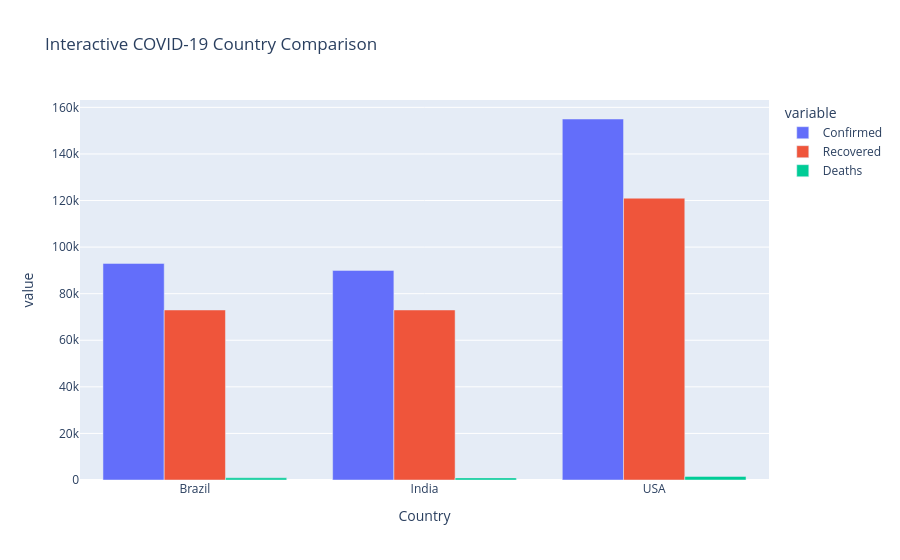
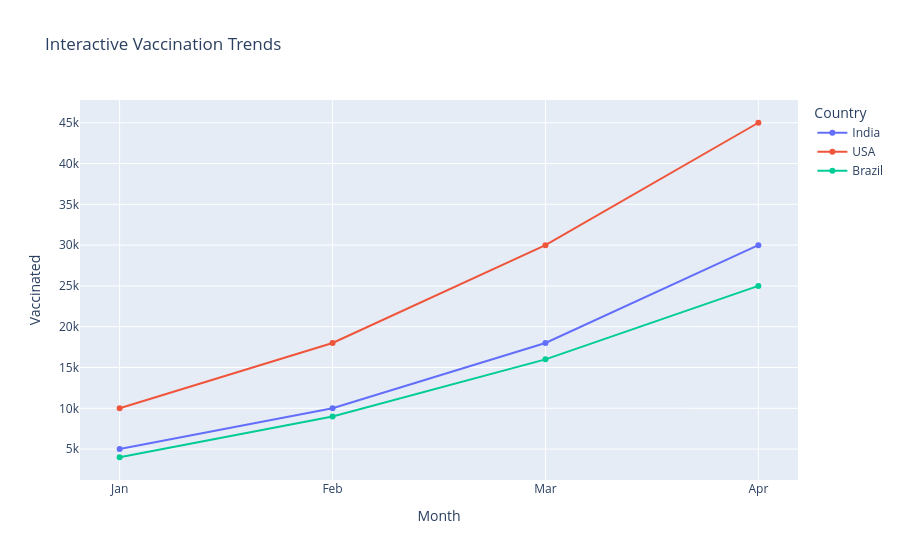

The notebook cell saved with these charts, in order:
### Code cell
import pandas as pd
import numpy as np
import matplotlib.pyplot as plt
import seaborn as sns
import plotly.express as px

# Create sample COVID-19 dataset
data = {
    "Country": [
        "India", "India", "India", "India",
        "USA", "USA", "USA", "USA",
        "Brazil", "Brazil", "Brazil", "Brazil"
    ],
    "Month": [
        "Jan", "Feb", "Mar", "Apr",
        "Jan", "Feb", "Mar", "Apr",
        "Jan", "Feb", "Mar", "Apr"
    ],
    "Confirmed": [
        10000, 15000, 25000, 40000,
        20000, 30000, 45000, 60000,
        12000, 18000, 28000, 35000
    ],
    "Recovered": [
        8000, 12000, 20000, 33000,
        15000, 23000, 35000, 48000,
        9000, 14000, 22000, 28000
    ],
    "Deaths": [
        100, 150, 250, 400,
        200, 300, 450, 600,
        120, 180, 280, 350
    ],
    "Vaccinated": [
        5000, 10000, 18000, 30000,
        10000, 18000, 30000, 45000,
        4000, 9000, 16000, 25000
    ]
}

df = pd.DataFrame(data)

# Calculate active cases
df["Active"] = df["Confirmed"] - df["Recovered"] - df["Deaths"]

# Display dataset
print("COVID-19 Dataset")
print(df.head())

# Country-wise statistics
country_data = df.groupby("Country")[
    ["Confirmed", "Recovered", "Deaths", "Vaccinated", "Active"]
].sum()

print("\nCountry-wise Statistics")
print(country_data)

# 1. Confirmed cases by country
country_data["Confirmed"].plot(
    kind="bar", figsize=(8, 5), title="Confirmed Cases by Country"
)
plt.ylabel("Cases")
plt.xticks(rotation=0)
plt.tight_layout()
plt.show()

# 2. Monthly confirmed cases
monthly_data = df.groupby("Month")[
    ["Confirmed", "Recovered", "Deaths"]
].sum()

month_order = ["Jan", "Feb", "Mar", "Apr"]
monthly_data = monthly_data.reindex(month_order)

monthly_data.plot(
    kind="line", marker="o", figsize=(9, 5),
    title="Monthly COVID-19 Trends"
)
plt.ylabel("Number of Cases")
plt.grid(True)
plt.tight_layout()
plt.show()

# 3. Deaths by country
plt.figure(figsize=(8, 5))
sns.barplot(
    data=df, x="Country", y="Deaths",
    estimator=sum, errorbar=None
)
plt.title("Country-wise COVID-19 Deaths")
plt.tight_layout()
plt.show()

# 4. Vaccination trends
df.pivot(
    index="Month", columns="Country", values="Vaccinated"
).reindex(month_order).plot(
    marker="o", figsize=(9, 5),
    title="Monthly Vaccination Trends"
)
plt.ylabel("Vaccinated People (Sample Data)")
plt.grid(True)
plt.tight_layout()
plt.show()

# 5. Interactive country-wise dashboard
fig = px.bar(
    country_data.reset_index(),
    x="Country",
    y=["Confirmed", "Recovered", "Deaths"],
    barmode="group",
    title="Interactive COVID-19 Country Comparison"
)
fig.show()

# 6. Interactive vaccination chart
fig = px.line(
    df,
    x="Month",
    y="Vaccinated",
    color="Country",
    markers=True,
    category_orders={"Month": month_order},
    title="Interactive Vaccination Trends"
)
fig.show()

print("\nCOVID-19 Analysis Dashboard Completed!")

### Figure 1 — Plotly figure (JSON) as saved in the notebook; plotly's stock layout.template omitted (floating-point values rounded to 4 significant figures)
{"data": [{"alignmentgroup": "True", "hovertemplate": "variable=Confirmed<br>Country=%{x}<br>value=%{y}<extra></extra>", "legendgroup": "Confirmed", "marker": {"color": "#636efa", "pattern": {"shape": ""}}, "name": "Confirmed", "offsetgroup": "Confirmed", "orientation": "v", "showlegend": true, "textposition": "auto", "type": "bar", "x": ["Brazil", "India", "USA"], "xaxis": "x", "y": [93000, 90000, 155000], "yaxis": "y"}, {"alignmentgroup": "True", "hovertemplate": "variable=Recovered<br>Country=%{x}<br>value=%{y}<extra></extra>", "legendgroup": "Recovered", "marker": {"color": "#EF553B", "pattern": {"shape": ""}}, "name": "Recovered", "offsetgroup": "Recovered", "orientation": "v", "showlegend": true, "textposition": "auto", "type": "bar", "x": ["Brazil", "India", "USA"], "xaxis": "x", "y": [73000, 73000, 121000], "yaxis": "y"}, {"alignmentgroup": "True", "hovertemplate": "variable=Deaths<br>Country=%{x}<br>value=%{y}<extra></extra>", "legendgroup": "Deaths", "marker": {"color": "#00cc96", "pattern": {"shape": ""}}, "name": "Deaths", "offsetgroup": "Deaths", "orientation": "v", "showlegend": true, "textposition": "auto", "type": "bar", "x": ["Brazil", "India", "USA"], "xaxis": "x", "y": [930, 900, 1550], "yaxis": "y"}], "layout": {"barmode": "group", "legend": {"title": {"text": "variable"}, "tracegroupgap": 0}, "title": {"text": "Interactive COVID-19 Country Comparison"}, "xaxis": {"anchor": "y", "domain": [0, 1], "title": {"text": "Country"}}, "yaxis": {"anchor": "x", "domain": [0, 1], "title": {"text": "value"}}}}

### Figure 2 — Plotly figure (JSON) as saved in the notebook; plotly's stock layout.template omitted (floating-point values rounded to 4 significant figures)
{"data": [{"hovertemplate": "Country=India<br>Month=%{x}<br>Vaccinated=%{y}<extra></extra>", "legendgroup": "India", "line": {"color": "#636efa", "dash": "solid"}, "marker": {"symbol": "circle"}, "mode": "lines+markers", "name": "India", "orientation": "v", "showlegend": true, "type": "scatter", "x": ["Jan", "Feb", "Mar", "Apr"], "xaxis": "x", "y": [5000, 10000, 18000, 30000], "yaxis": "y"}, {"hovertemplate": "Country=USA<br>Month=%{x}<br>Vaccinated=%{y}<extra></extra>", "legendgroup": "USA", "line": {"color": "#EF553B", "dash": "solid"}, "marker": {"symbol": "circle"}, "mode": "lines+markers", "name": "USA", "orientation": "v", "showlegend": true, "type": "scatter", "x": ["Jan", "Feb", "Mar", "Apr"], "xaxis": "x", "y": [10000, 18000, 30000, 45000], "yaxis": "y"}, {"hovertemplate": "Country=Brazil<br>Month=%{x}<br>Vaccinated=%{y}<extra></extra>", "legendgroup": "Brazil", "line": {"color": "#00cc96", "dash": "solid"}, "marker": {"symbol": "circle"}, "mode": "lines+markers", "name": "Brazil", "orientation": "v", "showlegend": true, "type": "scatter", "x": ["Jan", "Feb", "Mar", "Apr"], "xaxis": "x", "y": [4000, 9000, 16000, 25000], "yaxis": "y"}], "layout": {"legend": {"title": {"text": "Country"}, "tracegroupgap": 0}, "title": {"text": "Interactive Vaccination Trends"}, "xaxis": {"anchor": "y", "categoryarray": ["Jan", "Feb", "Mar", "Apr"], "categoryorder": "array", "domain": [0, 1], "title": {"text": "Month"}}, "yaxis": {"anchor": "x", "domain": [0, 1], "title": {"text": "Vaccinated"}}}}
